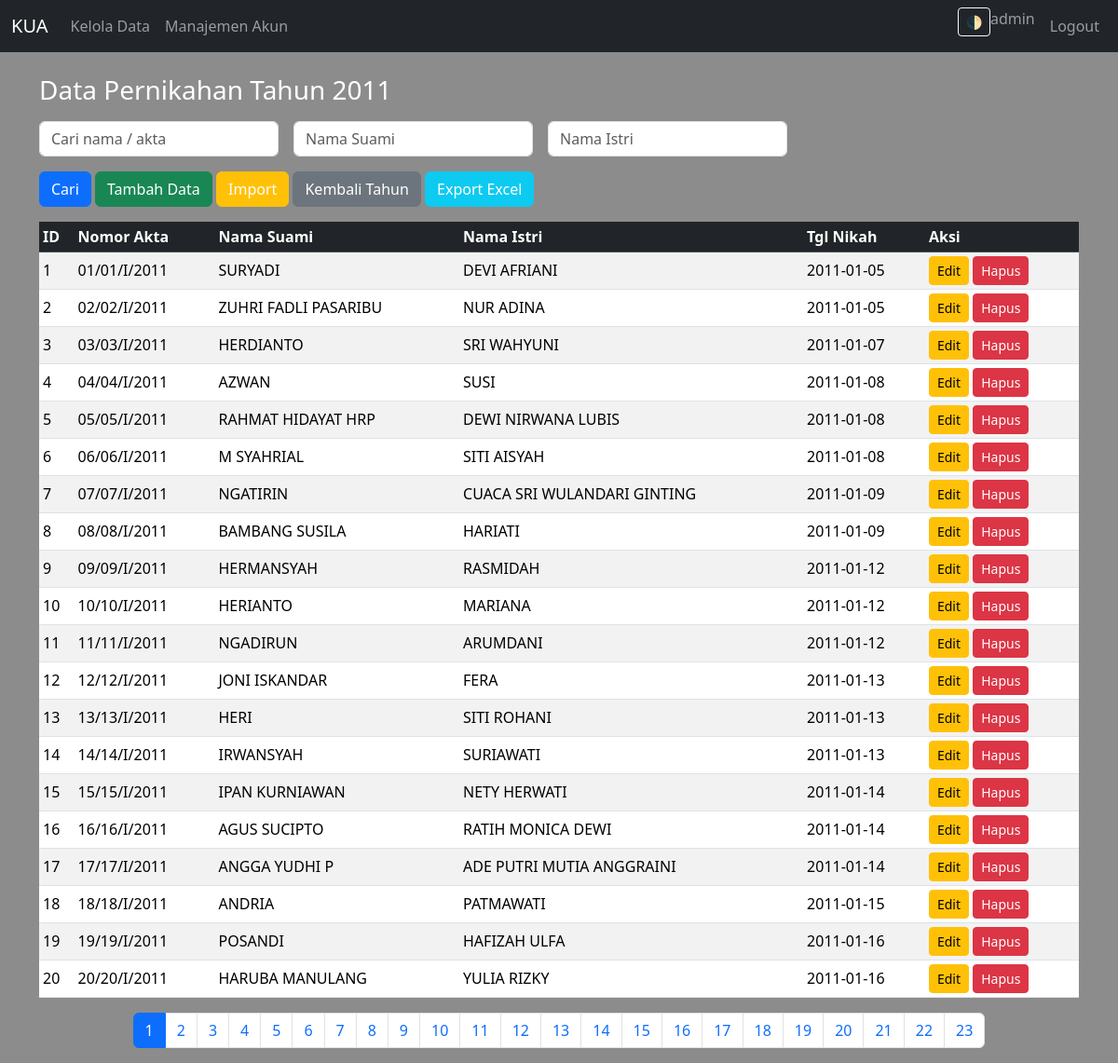
Screenshot of /pages/data_list.php?year=2011 (signed in) with the database file from the repository.
### tables this page shows
CREATE TABLE `nikah_data` (
  `id` int(11) NOT NULL,
  `nomor_akta` varchar(100) NOT NULL,
  `nama_suami` varchar(100) NOT NULL,
  `nama_istri` varchar(100) NOT NULL,
  `tgl_nikah` date NOT NULL,
  `created_at` timestamp NOT NULL DEFAULT current_timestamp()
);

### pages/data_list.php (the view, shortened to what this page needs)
<?php
require_once __DIR__ . '/../includes/config.php';
$keyword = trim($_GET['q'] ?? '');
$year_selected = isset($_GET['year']) ? (int)$_GET['year'] : 0;
$sql = "SELECT * FROM nikah_data";
$where = [];
$params = [];
$types = '';
$where[] = "YEAR(tgl_nikah) = ?";
$params[] = $year_selected;
$types .= 'i';
if ($where) {
    $sql .= " WHERE " . implode(" AND ", $where);
}
$sql .= " ORDER BY id ASC";
$limit = 20;
$page = isset($_GET['page'])?(int)$_GET['page']:1;
$offset = ($page-1)*$limit;
$count_sql = "SELECT COUNT(*) as total FROM nikah_data";
$count_where = implode(" AND ", $where);
if($count_where){ $count_sql .= " WHERE $count_where"; }
$count_stmt = $conn->prepare($count_sql);
if($types!==''){ $count_stmt->bind_param($types,...$params); }
$count_stmt->execute();
$count_res=$count_stmt->get_result()->fetch_assoc();
$total_rows=$count_res['total'];
$total_pages=ceil($total_rows/$limit);
$sql .= " LIMIT $limit OFFSET $offset";
$stmt = $conn->prepare($sql);
if ($types !== '') {
    $stmt->bind_param($types, ...$params);
}
$stmt->execute();
$res = $stmt->get_result();
include __DIR__ . '/../includes/header.php';
?>
<h1 class="h3 mb-3 text-white">Data Pernikahan Tahun <?php echo $year_selected; ?></h1>
<form class="row row-cols-lg-auto g-3 align-items-center mb-3" method="get" action="">
  <div class="col-12">
    <input type="text" name="q" value="<?php echo htmlspecialchars($keyword); ?>" class="form-control" placeholder="Cari nama / akta">
  </div>
<div class="col-12">
  <input type="text" name="suami" value="<?php echo htmlspecialchars($_GET['suami']??''); ?>" class="form-control" placeholder="Nama Suami">
</div>
<div class="col-12">
  <input type="text" name="istri" value="<?php echo htmlspecialchars($_GET['istri']??''); ?>" class="form-control" placeholder="Nama Istri">
</div>
  <div class="col-12">
    <button type="submit" class="btn btn-primary">Cari</button>
    <a href="<?php echo BASE_URL; ?>/pages/data_form.php?year=<?php echo $year_selected; ?>" class="btn btn-success">Tambah Data</a>
    <a href="<?php echo BASE_URL; ?>/pages/import.php?year=<?php echo $year_selected; ?>" class="btn btn-warning text-white">Import</a>
    <a href="<?php echo BASE_URL; ?>/pages/data_years.php" class="btn btn-secondary">Kembali Tahun</a>
    <a href="<?php echo BASE_URL; ?>/pages/export_excel.php?year=<?php echo $year_selected; ?>" class="btn btn-info text-white">Export Excel</a>
  </div>
</form>
<div class="table-responsive">
<table class="table table-striped table-hover align-middle table-sm bg-white rounded">
  <thead class="table-dark">
    <tr>
      <th>ID</th>
      <th>Nomor Akta</th>
      <th>Nama Suami</th>
      <th>Nama Istri</th>
      <th>Tgl Nikah</th>
      <th>Aksi</th>
    </tr>
  </thead>
  <tbody>
  <?php while($row = $res->fetch_assoc()): ?>
    <tr>
      <td><?php echo $row['id']; ?></td>
      <td><?php echo htmlspecialchars($row['nomor_akta']); ?></td>
      <td><?php echo htmlspecialchars($row['nama_suami']); ?></td>
      <td><?php echo htmlspecialchars($row['nama_istri']); ?></td>
      <td><?php echo htmlspecialchars($row['tgl_nikah']); ?></td>
      <td class="table-actions">
        <a href="<?php echo BASE_URL; ?>/pages/data_form.php?id=<?php echo $row['id']; ?>&year=<?php echo $year_selected; ?>" class="btn btn-sm btn-warning">Edit</a>
        <a href="<?php echo BASE_URL; ?>/pages/data_delete.php?id=<?php echo $row['id']; ?>&year=<?php echo $year_selected; ?>" class="btn btn-sm btn-danger" onclick="return confirm('Yakin hapus?');">Hapus</a>
      </td>
    </tr>
  <?php endwhile; ?>
  </tbody>
</table>
</div>
<?php if($total_pages>1): ?>
<nav>
<ul class="pagination justify-content-center">
<?php for($p=1;$p<=$total_pages;$p++): ?>
<li class="page-item <?php echo $p==$page?'active':''; ?>"><a class="page-link" href="?year=<?php echo $year_selected; ?>&q=<?php echo urlencode($keyword); ?>&page=<?php echo $p; ?>"><?php echo $p; ?></a></li>
<?php endfor; ?>
</ul>
</nav>
<?php endif; ?>
<?php include __DIR__ . '/../includes/footer.php'; ?>

### includes/header.php (shortened to what this page needs)
<!doctype html>
<html lang="id">
<head>
<link href="https://cdn.jsdelivr.net/npm/bootstrap@5.3.3/dist/css/bootstrap.min.css" rel="stylesheet">
<link href="<?php echo BASE_URL; ?>/assets/css/custom.css" rel="stylesheet">
</head>
<body>
<nav class="navbar navbar-expand-lg navbar-dark bg-dark">
  <div class="container-fluid">
    <a class="navbar-brand" href="<?php echo BASE_URL; ?>/index.php">KUA</a>
    <div class="collapse navbar-collapse" id="navbarNav">
      <ul class="navbar-nav me-auto mb-2 mb-lg-0">
        <?php if(isset($_SESSION['user_id'])): ?>
        <li class="nav-item"><a class="nav-link" href="<?php echo BASE_URL; ?>/pages/data_years.php">Kelola Data</a></li>
        <?php if(isset($_SESSION['role']) && $_SESSION['role']==='admin'): ?>
        <li class="nav-item"><a class="nav-link" href="<?php echo BASE_URL; ?>/pages/users.php">Manajemen Akun</a></li>
        <?php endif; ?>
        <?php endif; ?>
      </ul>
      <ul class="navbar-nav ms-auto">
      <li class="nav-item">
        <button id="themeToggle" class="btn btn-sm btn-outline-light ms-2">🌓</button>
      </li>
        <?php if(isset($_SESSION['user_id'])): ?>
        <li class="nav-item"><span class="navbar-text me-2"><?php echo htmlspecialchars($_SESSION['username']); ?></span></li>
        <li class="nav-item"><a class="nav-link" href="<?php echo BASE_URL; ?>/logout.php">Logout</a></li>
        <?php else: ?>
        <li class="nav-item"><a class="nav-link" href="<?php echo BASE_URL; ?>/login.php">Login</a></li>
        <li class="nav-item"><a class="nav-link" href="<?php echo BASE_URL; ?>/register.php">Register</a></li>
        <?php endif; ?>
      </ul>
    </div>
  </div>
</nav>
<div class="container mt-4">

### includes/footer.php (shortened to what this page needs)
</div>
</body>
</html>

### assets/css/custom.css (style rules this page uses)
body { background: url("../img/banner.png") no-repeat center center fixed; background-size: cover; position: relative; min-height: 100vh; color: #fff; }
body::before { content: ""; position: fixed; inset: 0; background: rgba(0,0,0,.45); z-index: -1; }

### rows the page displays
nikah_data: id "1", nomor_akta "01/01/I/2011", nama_suami "SURYADI", nama_istri "DEVI AFRIANI", tgl_nikah "2011-01-05"
nikah_data: id "2", nomor_akta "02/02/I/2011", nama_suami "ZUHRI FADLI PASARIBU", nama_istri "NUR ADINA", tgl_nikah "2011-01-05"
nikah_data: id "3", nomor_akta "03/03/I/2011", nama_suami "HERDIANTO", nama_istri "SRI WAHYUNI", tgl_nikah "2011-01-07"
nikah_data: id "4", nomor_akta "04/04/I/2011", nama_suami "AZWAN", nama_istri "SUSI", tgl_nikah "2011-01-08"
nikah_data: id "5", nomor_akta "05/05/I/2011", nama_suami "RAHMAT HIDAYAT HRP", nama_istri "DEWI NIRWANA LUBIS", tgl_nikah "2011-01-08"
nikah_data: id "6", nomor_akta "06/06/I/2011", nama_suami "M SYAHRIAL", nama_istri "SITI AISYAH", tgl_nikah "2011-01-08"
nikah_data: id "7", nomor_akta "07/07/I/2011", nama_suami "NGATIRIN", nama_istri "CUACA SRI WULANDARI GINTING", tgl_nikah "2011-01-09"
nikah_data: id "8", nomor_akta "08/08/I/2011", nama_suami "BAMBANG SUSILA", nama_istri "HARIATI", tgl_nikah "2011-01-09"
nikah_data: id "9", nomor_akta "09/09/I/2011", nama_suami "HERMANSYAH", nama_istri "RASMIDAH", tgl_nikah "2011-01-12"
nikah_data: id "10", nomor_akta "10/10/I/2011", nama_suami "HERIANTO", nama_istri "MARIANA", tgl_nikah "2011-01-12"
nikah_data: id "11", nomor_akta "11/11/I/2011", nama_suami "NGADIRUN", nama_istri "ARUMDANI", tgl_nikah "2011-01-12"
nikah_data: id "12", nomor_akta "12/12/I/2011", nama_suami "JONI ISKANDAR", nama_istri "FERA", tgl_nikah "2011-01-13"
nikah_data: id "13", nomor_akta "13/13/I/2011", nama_suami "HERI", nama_istri "SITI ROHANI", tgl_nikah "2011-01-13"
nikah_data: id "14", nomor_akta "14/14/I/2011", nama_suami "IRWANSYAH", nama_istri "SURIAWATI", tgl_nikah "2011-01-13"
nikah_data: id "15", nomor_akta "15/15/I/2011", nama_suami "IPAN KURNIAWAN", nama_istri "NETY HERWATI", tgl_nikah "2011-01-14"
nikah_data: id "16", nomor_akta "16/16/I/2011", nama_suami "AGUS SUCIPTO", nama_istri "RATIH MONICA DEWI", tgl_nikah "2011-01-14"
nikah_data: id "17", nomor_akta "17/17/I/2011", nama_suami "ANGGA YUDHI P", nama_istri "ADE PUTRI MUTIA ANGGRAINI", tgl_nikah "2011-01-14"
nikah_data: id "18", nomor_akta "18/18/I/2011", nama_suami "ANDRIA", nama_istri "PATMAWATI", tgl_nikah "2011-01-15"
nikah_data: id "19", nomor_akta "19/19/I/2011", nama_suami "POSANDI", nama_istri "HAFIZAH ULFA", tgl_nikah "2011-01-16"
nikah_data: id "20", nomor_akta "20/20/I/2011", nama_suami "HARUBA MANULANG", nama_istri "YULIA RIZKY", tgl_nikah "2011-01-16"

### other values shown
$_SESSION['username'] "admin"
$year_selected "2011"
